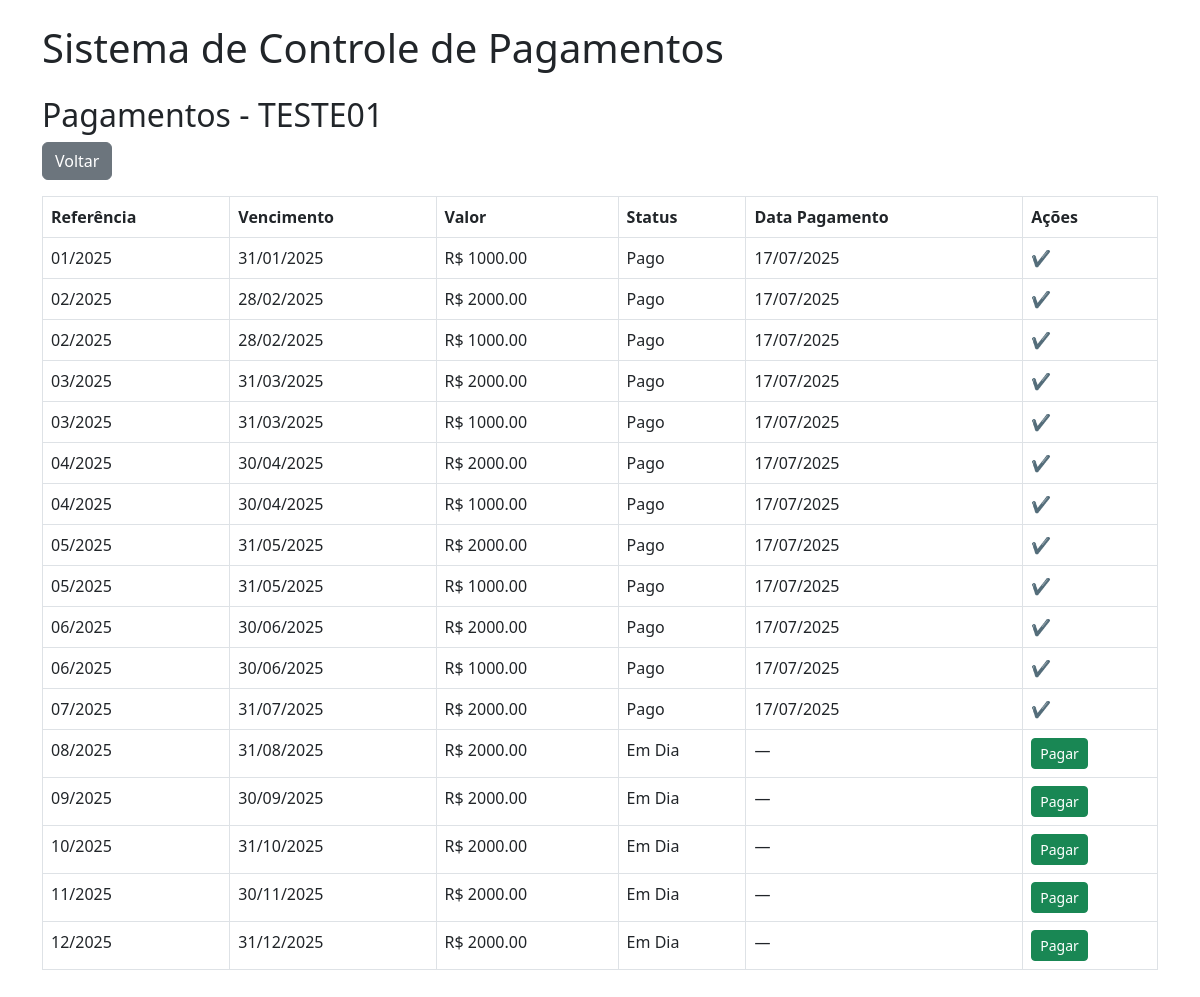
/cliente/13/pagamentos, run on the app's committed database.
### tables this page shows
CREATE TABLE clientes (
            id INTEGER PRIMARY KEY AUTOINCREMENT,
            nome TEXT NOT NULL,
            email TEXT
        );

CREATE TABLE pagamentos (
            id INTEGER PRIMARY KEY AUTOINCREMENT,
            contrato_id INTEGER,
            referencia TEXT,               -- Ex: 07/2025
            data_vencimento TEXT,
            valor REAL,
            status TEXT DEFAULT 'Em Dia',  -- 'Em Dia', 'Pago', 'Vencido'
            data_pagamento TEXT,
            FOREIGN KEY(contrato_id) REFERENCES contratos(id)
        );

### app.py (the view)
@app.route('/cliente/<int:cliente_id>/pagamentos')
def listar_pagamentos(cliente_id):
    atualizar_status_vencidos()
    conn = conectar()
    cursor = conn.cursor()
    cursor.execute('''
        SELECT p.id, p.referencia, p.data_vencimento, p.valor, p.status, p.data_pagamento
        FROM pagamentos p
        JOIN contratos c ON p.contrato_id = c.id
        WHERE c.cliente_id = ?
        ORDER BY p.data_vencimento
    ''', (cliente_id,))
    pagamentos = cursor.fetchall()
    cursor.execute('SELECT nome FROM clientes WHERE id = ?', (cliente_id,))
    nome_cliente = cursor.fetchone()[0]
    conn.close()
    for i in range(len(pagamentos)):
        pagamentos[i] = list(pagamentos[i])  # Para poder modificar os elementos
        pagamentos[i][2] = datetime.strptime(pagamentos[i][2], '%Y-%m-%d').strftime('%d/%m/%Y')  # Formata data_vencimento
        if pagamentos[i][5]:
            pagamentos[i][5] = datetime.strptime(pagamentos[i][5], '%Y-%m-%d').strftime('%d/%m/%Y')  # Formata data_pagamento
        if pagamentos[i][4] == 'Vencido':  # Substitui 'Vencido' por 'Atrasado'
            pagamentos[i][4] = 'Atrasado'
    return render_template('pagamentos.html', pagamentos=pagamentos, nome_cliente=nome_cliente, cliente_id=cliente_id)

### app.py (called while the page is built)
def conectar():
    return sqlite3.connect('banco.db')

def atualizar_status_vencidos():
    hoje = datetime.today().strftime('%Y-%m-%d')
    conn = conectar()
    cursor = conn.cursor()
    cursor.execute('''
        UPDATE pagamentos
        SET status = 'Atrasado'
        WHERE data_vencimento < ? AND status = 'Em Dia'
    ''', (hoje,))
    conn.commit()
    conn.close()

### templates/pagamentos.html
{% extends 'base.html' %}
{% block content %}
  <h2>Pagamentos - {{ nome_cliente }}</h2>
  <a href="{{ url_for('home') }}" class="btn btn-secondary mb-3">Voltar</a>
  <table class="table table-bordered">
    <thead>
      <tr>
        <th>Referência</th>
        <th>Vencimento</th>
        <th>Valor</th>
        <th>Status</th>
        <th>Data Pagamento</th>
        <th>Ações</th>
      </tr>
    </thead>
    <tbody>
      {% for p in pagamentos %}
      <tr>
        <td>{{ p[1] }}</td>
        <td>{{ p[2] }}</td>
        <td>R$ {{ "%.2f"|format(p[3]) }}</td>
        <td>{{ p[4] }}</td>
        <td>{{ p[5] if p[5] else '—' }}</td>
        <td>
          {% if p[4] == 'Em Dia' %}
            <a href="{{ url_for('pagar_parcela', pagamento_id=p[0]) }}" class="btn btn-sm btn-success">Pagar</a>
          {% elif p[4] == 'Atrasado' %}
            <a href="{{ url_for('pagar_parcela', pagamento_id=p[0]) }}" class="btn btn-sm btn-danger">Em Atraso</a>
            <a href="{{ url_for('gerar_ticket', pagamento_id=p[0]) }}" class="btn btn-sm btn-warning ms-1">Ticket</a>
          {% else %}
            <span class="text-success">✔</span>
          {% endif %}
        </td>
      </tr>
      {% endfor %}
    </tbody>
  </table>
{% endblock %}

### templates/base.html (shortened to what this page needs)
<!DOCTYPE html>
<html lang="pt-br">
<head>
  <link href="https://cdn.jsdelivr.net/npm/bootstrap@5.3.0/dist/css/bootstrap.min.css" rel="stylesheet">
</head>
<body class="p-4">
  <div class="container">
    <h1 class="mb-4">Sistema de Controle de Pagamentos</h1>
    {% block content %}{% endblock %}
  </div>
</body>
</html>

### data on the page
clientes: nome "TESTE01"
pagamentos: referencia "01/2025", data_vencimento "31/01/2025", valor "1000.00", status "Pago", data_pagamento "17/07/2025"
pagamentos: referencia "02/2025", data_vencimento "28/02/2025", valor "2000.00", status "Pago", data_pagamento "17/07/2025"
pagamentos: referencia "02/2025", data_vencimento "28/02/2025", valor "1000.00", status "Pago", data_pagamento "17/07/2025"
pagamentos: referencia "03/2025", data_vencimento "31/03/2025", valor "2000.00", status "Pago", data_pagamento "17/07/2025"
pagamentos: referencia "03/2025", data_vencimento "31/03/2025", valor "1000.00", status "Pago", data_pagamento "17/07/2025"
pagamentos: referencia "04/2025", data_vencimento "30/04/2025", valor "2000.00", status "Pago", data_pagamento "17/07/2025"
pagamentos: referencia "04/2025", data_vencimento "30/04/2025", valor "1000.00", status "Pago", data_pagamento "17/07/2025"
pagamentos: referencia "05/2025", data_vencimento "31/05/2025", valor "2000.00", status "Pago", data_pagamento "17/07/2025"
pagamentos: referencia "05/2025", data_vencimento "31/05/2025", valor "1000.00", status "Pago", data_pagamento "17/07/2025"
pagamentos: referencia "06/2025", data_vencimento "30/06/2025", valor "2000.00", status "Pago", data_pagamento "17/07/2025"
pagamentos: referencia "06/2025", data_vencimento "30/06/2025", valor "1000.00", status "Pago", data_pagamento "17/07/2025"
pagamentos: referencia "07/2025", data_vencimento "31/07/2025", valor "2000.00", status "Pago", data_pagamento "17/07/2025"
pagamentos: referencia "08/2025", data_vencimento "31/08/2025", valor "2000.00", status "Em Dia", p "—"
pagamentos: referencia "09/2025", data_vencimento "30/09/2025", valor "2000.00", status "Em Dia", p "—"
pagamentos: referencia "10/2025", data_vencimento "31/10/2025", valor "2000.00", status "Em Dia", p "—"
pagamentos: referencia "11/2025", data_vencimento "30/11/2025", valor "2000.00", status "Em Dia", p "—"
pagamentos: referencia "12/2025", data_vencimento "31/12/2025", valor "2000.00", status "Em Dia", p "—"
